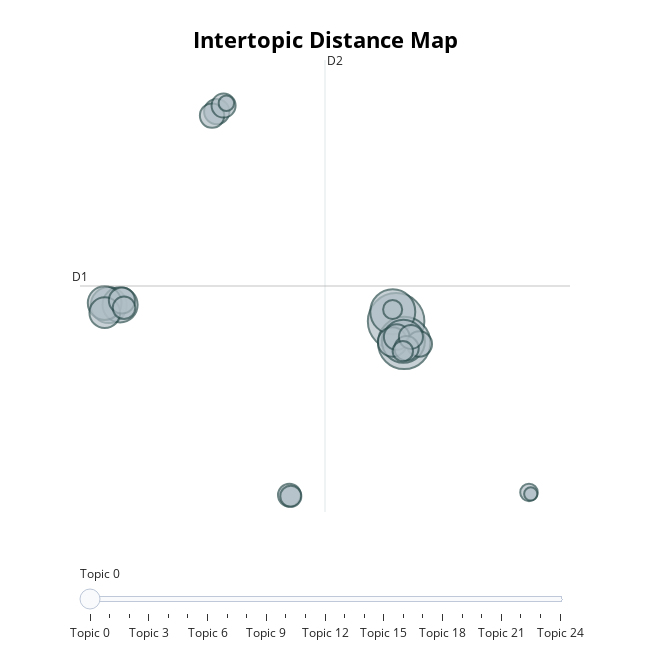

The code cell stored with this chart in its notebook:
### Code cell
topic_model.visualize_barchart()
topic_model.visualize_topics()

### Figure 1 — Plotly figure (JSON) as saved in the notebook; plotly's stock layout.template omitted (floating-point values rounded to 4 significant figures)
{"data": [{"customdata": [[0, "wirklich | ganz | debatte | einfach | glaube", 1575], [1, "entscheidung | sagen | gesetzentwurf | debatte | kollegen", 1345], [2, "tun | deshalb | gut | dafür | herren", 997], [3, "frauen | frau | frage | frauenrechte | fragen", 911], [4, "deutschland | bundesregierung | bundestag | deutschen | bundesverfassungsgericht", 638], [5, "fraktion | abgeordneten | drucksache | afd | 20", 608], [6, "politik | union | demokratie | spd | politische", 559], [7, "jahr | jahren | euro | millionen | prozent", 463], [8, "schwangerschaftsabbruch | schwangerschaftsabbrüche | schwangerschaft | schwangerschaftsabbrüchen | schwangere", 423], [9, "gesellschaft | gesellschaftlichen | gesellschaftliche | familien | menschen", 334], [10, "leben | ungeborenen | lebens | menschen | ungeborene", 324], [11, "20 | abgeordneten | weiterer | abgeordneter | dr", 317], [12, "dr | csu | cdu | spd | peter", 316], [13, "ärztinnen | ärzte | ärzten | ärztin | arzt", 292], [14, "vizepräsidentin | vizepräsident | kubicki | wolfgang | kollegin", 292], [15, "stgb | strafgesetzbuch | streichung | streichen | abschaffung", 285], [16, "präsidentin | präsident | herr | geehrte | frau", 285], [17, "informationen | information | informieren | frauen | ärzte", 257], [18, "20 | kinder | 02 | 22 | nr", 250], [19, "digitalisierung | internet | digitale | digitalen | deutschland", 218], [20, "beratung | beratungsstellen | beratungsstelle | beratungspflicht | arztpraxen", 204], [21, "kolleginnen | kollegen | liebe | verehrte | geschätzte", 179], [22, "reproduktive | selbstbestimmung | sexuelle | gesundheit | reproduktiven", 151], [23, "herren | damen | geehrte | geehrten | bildschirmen", 117], [24, "feministin | frauen | feminismus | feministischer | feministische", 86]], "hovertemplate": "<b>Topic %{customdata[0]}</b><br>%{customdata[1]}<br>Size: %{customdata[2]}", "legendgroup": "", "marker": {"color": "#B0BEC5", "line": {"color": "DarkSlateGrey", "width": 2}, "size": [1575, 1345, 997, 911, 638, 608, 559, 463, 423, 334, 324, 317, 316, 292, 292, 285, 285, 257, 250, 218, 204, 179, 151, 117, 86], "sizemode": "area", "sizeref": 0.9844, "symbol": "circle"}, "mode": "markers", "name": "", "orientation": "v", "showlegend": false, "type": "scatter", "x": [5.973, 6.352, 5.816, 6.315, -7.532, -7.003, -7.727, -7.721, 5.803, -6.918, 6.001, 7.066, -2.458, 6.463, -2.679, 6.668, -2.138, 0.9572, -6.817, 1.022, 6.288, 5.809, 12.22, -2.007, 12.3], "xaxis": "x", "y": [3.909, 2.703, 4.447, 2.795, 4.817, 4.832, 4.932, 4.395, 2.757, 5.074, 3.034, 2.648, 15.62, 2.406, 15.4, 3.042, 15.96, -5.79, 4.664, -5.856, 2.247, 4.573, -5.642, 16.09, -5.726], "yaxis": "y"}], "layout": {"annotations": [{"showarrow": false, "text": "D1", "x": -8.886, "y": 5.884, "yshift": 10}, {"showarrow": false, "text": "D2", "x": 2.63, "xshift": 10, "y": 18.5}], "height": 650, "hoverlabel": {"bgcolor": "white", "font": {"family": "Rockwell", "size": 16}}, "legend": {"itemsizing": "constant", "tracegroupgap": 0}, "margin": {"t": 60}, "shapes": [{"line": {"color": "#CFD8DC", "width": 2}, "type": "line", "x0": 2.63, "x1": 2.63, "y0": -6.734, "y1": 18.5}, {"line": {"color": "#9E9E9E", "width": 2}, "type": "line", "x0": -8.886, "x1": 14.15, "y0": 5.884, "y1": 5.884}], "sliders": [{"active": 0, "pad": {"t": 50}, "steps": [{"args": [{"marker.color": [["red", "#B0BEC5", "#B0BEC5", "#B0BEC5", "#B0BEC5", "#B0BEC5", "#B0BEC5", "#B0BEC5", "#B0BEC5", "#B0BEC5", "#B0BEC5", "#B0BEC5", "#B0BEC5", "#B0BEC5", "#B0BEC5", "#B0BEC5", "#B0BEC5", "#B0BEC5", "#B0BEC5", "#B0BEC5", "#B0BEC5", "#B0BEC5", "#B0BEC5", "#B0BEC5", "#B0BEC5"]]}], "label": "Topic 0", "method": "update"}, {"args": [{"marker.color": [["#B0BEC5", "red", "#B0BEC5", "#B0BEC5", "#B0BEC5", "#B0BEC5", "#B0BEC5", "#B0BEC5", "#B0BEC5", "#B0BEC5", "#B0BEC5", "#B0BEC5", "#B0BEC5", "#B0BEC5", "#B0BEC5", "#B0BEC5", "#B0BEC5", "#B0BEC5", "#B0BEC5", "#B0BEC5", "#B0BEC5", "#B0BEC5", "#B0BEC5", "#B0BEC5", "#B0BEC5"]]}], "label": "Topic 1", "method": "update"}, {"args": [{"marker.color": [["#B0BEC5", "#B0BEC5", "red", "#B0BEC5", "#B0BEC5", "#B0BEC5", "#B0BEC5", "#B0BEC5", "#B0BEC5", "#B0BEC5", "#B0BEC5", "#B0BEC5", "#B0BEC5", "#B0BEC5", "#B0BEC5", "#B0BEC5", "#B0BEC5", "#B0BEC5", "#B0BEC5", "#B0BEC5", "#B0BEC5", "#B0BEC5", "#B0BEC5", "#B0BEC5", "#B0BEC5"]]}], "label": "Topic 2", "method": "update"}, {"args": [{"marker.color": [["#B0BEC5", "#B0BEC5", "#B0BEC5", "red", "#B0BEC5", "#B0BEC5", "#B0BEC5", "#B0BEC5", "#B0BEC5", "#B0BEC5", "#B0BEC5", "#B0BEC5", "#B0BEC5", "#B0BEC5", "#B0BEC5", "#B0BEC5", "#B0BEC5", "#B0BEC5", "#B0BEC5", "#B0BEC5", "#B0BEC5", "#B0BEC5", "#B0BEC5", "#B0BEC5", "#B0BEC5"]]}], "label": "Topic 3", "method": "update"}, {"args": [{"marker.color": [["#B0BEC5", "#B0BEC5", "#B0BEC5", "#B0BEC5", "red", "#B0BEC5", "#B0BEC5", "#B0BEC5", "#B0BEC5", "#B0BEC5", "#B0BEC5", "#B0BEC5", "#B0BEC5", "#B0BEC5", "#B0BEC5", "#B0BEC5", "#B0BEC5", "#B0BEC5", "#B0BEC5", "#B0BEC5", "#B0BEC5", "#B0BEC5", "#B0BEC5", "#B0BEC5", "#B0BEC5"]]}], "label": "Topic 4", "method": "update"}, {"args": [{"marker.color": [["#B0BEC5", "#B0BEC5", "#B0BEC5", "#B0BEC5", "#B0BEC5", "red", "#B0BEC5", "#B0BEC5", "#B0BEC5", "#B0BEC5", "#B0BEC5", "#B0BEC5", "#B0BEC5", "#B0BEC5", "#B0BEC5", "#B0BEC5", "#B0BEC5", "#B0BEC5", "#B0BEC5", "#B0BEC5", "#B0BEC5", "#B0BEC5", "#B0BEC5", "#B0BEC5", "#B0BEC5"]]}], "label": "Topic 5", "method": "update"}, {"args": [{"marker.color": [["#B0BEC5", "#B0BEC5", "#B0BEC5", "#B0BEC5", "#B0BEC5", "#B0BEC5", "red", "#B0BEC5", "#B0BEC5", "#B0BEC5", "#B0BEC5", "#B0BEC5", "#B0BEC5", "#B0BEC5", "#B0BEC5", "#B0BEC5", "#B0BEC5", "#B0BEC5", "#B0BEC5", "#B0BEC5", "#B0BEC5", "#B0BEC5", "#B0BEC5", "#B0BEC5", "#B0BEC5"]]}], "label": "Topic 6", "method": "update"}, {"args": [{"marker.color": [["#B0BEC5", "#B0BEC5", "#B0BEC5", "#B0BEC5", "#B0BEC5", "#B0BEC5", "#B0BEC5", "red", "#B0BEC5", "#B0BEC5", "#B0BEC5", "#B0BEC5", "#B0BEC5", "#B0BEC5", "#B0BEC5", "#B0BEC5", "#B0BEC5", "#B0BEC5", "#B0BEC5", "#B0BEC5", "#B0BEC5", "#B0BEC5", "#B0BEC5", "#B0BEC5", "#B0BEC5"]]}], "label": "Topic 7", "method": "update"}, {"args": [{"marker.color": [["#B0BEC5", "#B0BEC5", "#B0BEC5", "#B0BEC5", "#B0BEC5", "#B0BEC5", "#B0BEC5", "#B0BEC5", "red", "#B0BEC5", "#B0BEC5", "#B0BEC5", "#B0BEC5", "#B0BEC5", "#B0BEC5", "#B0BEC5", "#B0BEC5", "#B0BEC5", "#B0BEC5", "#B0BEC5", "#B0BEC5", "#B0BEC5", "#B0BEC5", "#B0BEC5", "#B0BEC5"]]}], "label": "Topic 8", "method": "update"}, {"args": [{"marker.color": [["#B0BEC5", "#B0BEC5", "#B0BEC5", "#B0BEC5", "#B0BEC5", "#B0BEC5", "#B0BEC5", "#B0BEC5", "#B0BEC5", "red", "#B0BEC5", "#B0BEC5", "#B0BEC5", "#B0BEC5", "#B0BEC5", "#B0BEC5", "#B0BEC5", "#B0BEC5", "#B0BEC5", "#B0BEC5", "#B0BEC5", "#B0BEC5", "#B0BEC5", "#B0BEC5", "#B0BEC5"]]}], "label": "Topic 9", "method": "update"}, {"args": [{"marker.color": [["#B0BEC5", "#B0BEC5", "#B0BEC5", "#B0BEC5", "#B0BEC5", "#B0BEC5", "#B0BEC5", "#B0BEC5", "#B0BEC5", "#B0BEC5", "red", "#B0BEC5", "#B0BEC5", "#B0BEC5", "#B0BEC5", "#B0BEC5", "#B0BEC5", "#B0BEC5", "#B0BEC5", "#B0BEC5", "#B0BEC5", "#B0BEC5", "#B0BEC5", "#B0BEC5", "#B0BEC5"]]}], "label": "Topic 10", "method": "update"}, {"args": [{"marker.color": [["#B0BEC5", "#B0BEC5", "#B0BEC5", "#B0BEC5", "#B0BEC5", "#B0BEC5", "#B0BEC5", "#B0BEC5", "#B0BEC5", "#B0BEC5", "#B0BEC5", "red", "#B0BEC5", "#B0BEC5", "#B0BEC5", "#B0BEC5", "#B0BEC5", "#B0BEC5", "#B0BEC5", "#B0BEC5", "#B0BEC5", "#B0BEC5", "#B0BEC5", "#B0BEC5", "#B0BEC5"]]}], "label": "Topic 11", "method": "update"}, {"args": [{"marker.color": [["#B0BEC5", "#B0BEC5", "#B0BEC5", "#B0BEC5", "#B0BEC5", "#B0BEC5", "#B0BEC5", "#B0BEC5", "#B0BEC5", "#B0BEC5", "#B0BEC5", "#B0BEC5", "red", "#B0BEC5", "#B0BEC5", "#B0BEC5", "#B0BEC5", "#B0BEC5", "#B0BEC5", "#B0BEC5", "#B0BEC5", "#B0BEC5", "#B0BEC5", "#B0BEC5", "#B0BEC5"]]}], "label": "Topic 12", "method": "update"}, {"args": [{"marker.color": [["#B0BEC5", "#B0BEC5", "#B0BEC5", "#B0BEC5", "#B0BEC5", "#B0BEC5", "#B0BEC5", "#B0BEC5", "#B0BEC5", "#B0BEC5", "#B0BEC5", "#B0BEC5", "#B0BEC5", "red", "#B0BEC5", "#B0BEC5", "#B0BEC5", "#B0BEC5", "#B0BEC5", "#B0BEC5", "#B0BEC5", "#B0BEC5", "#B0BEC5", "#B0BEC5", "#B0BEC5"]]}], "label": "Topic 13", "method": "update"}, {"args": [{"marker.color": [["#B0BEC5", "#B0BEC5", "#B0BEC5", "#B0BEC5", "#B0BEC5", "#B0BEC5", "#B0BEC5", "#B0BEC5", "#B0BEC5", "#B0BEC5", "#B0BEC5", "#B0BEC5", "#B0BEC5", "#B0BEC5", "red", "#B0BEC5", "#B0BEC5", "#B0BEC5", "#B0BEC5", "#B0BEC5", "#B0BEC5", "#B0BEC5", "#B0BEC5", "#B0BEC5", "#B0BEC5"]]}], "label": "Topic 14", "method": "update"}, {"args": [{"marker.color": [["#B0BEC5", "#B0BEC5", "#B0BEC5", "#B0BEC5", "#B0BEC5", "#B0BEC5", "#B0BEC5", "#B0BEC5", "#B0BEC5", "#B0BEC5", "#B0BEC5", "#B0BEC5", "#B0BEC5", "#B0BEC5", "#B0BEC5", "red", "#B0BEC5", "#B0BEC5", "#B0BEC5", "#B0BEC5", "#B0BEC5", "#B0BEC5", "#B0BEC5", "#B0BEC5", "#B0BEC5"]]}], "label": "Topic 15", "method": "update"}, {"args": [{"marker.color": [["#B0BEC5", "#B0BEC5", "#B0BEC5", "#B0BEC5", "#B0BEC5", "#B0BEC5", "#B0BEC5", "#B0BEC5", "#B0BEC5", "#B0BEC5", "#B0BEC5", "#B0BEC5", "#B0BEC5", "#B0BEC5", "#B0BEC5", "#B0BEC5", "red", "#B0BEC5", "#B0BEC5", "#B0BEC5", "#B0BEC5", "#B0BEC5", "#B0BEC5", "#B0BEC5", "#B0BEC5"]]}], "label": "Topic 16", "method": "update"}, {"args": [{"marker.color": [["#B0BEC5", "#B0BEC5", "#B0BEC5", "#B0BEC5", "#B0BEC5", "#B0BEC5", "#B0BEC5", "#B0BEC5", "#B0BEC5", "#B0BEC5", "#B0BEC5", "#B0BEC5", "#B0BEC5", "#B0BEC5", "#B0BEC5", "#B0BEC5", "#B0BEC5", "red", "#B0BEC5", "#B0BEC5", "#B0BEC5", "#B0BEC5", "#B0BEC5", "#B0BEC5", "#B0BEC5"]]}], "label": "Topic 17", "method": "update"}, {"args": [{"marker.color": [["#B0BEC5", "#B0BEC5", "#B0BEC5", "#B0BEC5", "#B0BEC5", "#B0BEC5", "#B0BEC5", "#B0BEC5", "#B0BEC5", "#B0BEC5", "#B0BEC5", "#B0BEC5", "#B0BEC5", "#B0BEC5", "#B0BEC5", "#B0BEC5", "#B0BEC5", "#B0BEC5", "red", "#B0BEC5", "#B0BEC5", "#B0BEC5", "#B0BEC5", "#B0BEC5", "#B0BEC5"]]}], "label": "Topic 18", "method": "update"}, {"args": [{"marker.color": [["#B0BEC5", "#B0BEC5", "#B0BEC5", "#B0BEC5", "#B0BEC5", "#B0BEC5", "#B0BEC5", "#B0BEC5", "#B0BEC5", "#B0BEC5", "#B0BEC5", "#B0BEC5", "#B0BEC5", "#B0BEC5", "#B0BEC5", "#B0BEC5", "#B0BEC5", "#B0BEC5", "#B0BEC5", "red", "#B0BEC5", "#B0BEC5", "#B0BEC5", "#B0BEC5", "#B0BEC5"]]}], "label": "Topic 19", "method": "update"}, {"args": [{"marker.color": [["#B0BEC5", "#B0BEC5", "#B0BEC5", "#B0BEC5", "#B0BEC5", "#B0BEC5", "#B0BEC5", "#B0BEC5", "#B0BEC5", "#B0BEC5", "#B0BEC5", "#B0BEC5", "#B0BEC5", "#B0BEC5", "#B0BEC5", "#B0BEC5", "#B0BEC5", "#B0BEC5", "#B0BEC5", "#B0BEC5", "red", "#B0BEC5", "#B0BEC5", "#B0BEC5", "#B0BEC5"]]}], "label": "Topic 20", "method": "update"}, {"args": [{"marker.color": [["#B0BEC5", "#B0BEC5", "#B0BEC5", "#B0BEC5", "#B0BEC5", "#B0BEC5", "#B0BEC5", "#B0BEC5", "#B0BEC5", "#B0BEC5", "#B0BEC5", "#B0BEC5", "#B0BEC5", "#B0BEC5", "#B0BEC5", "#B0BEC5", "#B0BEC5", "#B0BEC5", "#B0BEC5", "#B0BEC5", "#B0BEC5", "red", "#B0BEC5", "#B0BEC5", "#B0BEC5"]]}], "label": "Topic 21", "method": "update"}, {"args": [{"marker.color": [["#B0BEC5", "#B0BEC5", "#B0BEC5", "#B0BEC5", "#B0BEC5", "#B0BEC5", "#B0BEC5", "#B0BEC5", "#B0BEC5", "#B0BEC5", "#B0BEC5", "#B0BEC5", "#B0BEC5", "#B0BEC5", "#B0BEC5", "#B0BEC5", "#B0BEC5", "#B0BEC5", "#B0BEC5", "#B0BEC5", "#B0BEC5", "#B0BEC5", "red", "#B0BEC5", "#B0BEC5"]]}], "label": "Topic 22", "method": "update"}, {"args": [{"marker.color": [["#B0BEC5", "#B0BEC5", "#B0BEC5", "#B0BEC5", "#B0BEC5", "#B0BEC5", "#B0BEC5", "#B0BEC5", "#B0BEC5", "#B0BEC5", "#B0BEC5", "#B0BEC5", "#B0BEC5", "#B0BEC5", "#B0BEC5", "#B0BEC5", "#B0BEC5", "#B0BEC5", "#B0BEC5", "#B0BEC5", "#B0BEC5", "#B0BEC5", "#B0BEC5", "red", "#B0BEC5"]]}], "label": "Topic 23", "method": "update"}, {"args": [{"marker.color": [["#B0BEC5", "#B0BEC5", "#B0BEC5", "#B0BEC5", "#B0BEC5", "#B0BEC5", "#B0BEC5", "#B0BEC5", "#B0BEC5", "#B0BEC5", "#B0BEC5", "#B0BEC5", "#B0BEC5", "#B0BEC5", "#B0BEC5", "#B0BEC5", "#B0BEC5", "#B0BEC5", "#B0BEC5", "#B0BEC5", "#B0BEC5", "#B0BEC5", "#B0BEC5", "#B0BEC5", "red"]]}], "label": "Topic 24", "method": "update"}]}], "title": {"font": {"color": "Black", "size": 22}, "text": "<b>Intertopic Distance Map</b>", "x": 0.5, "xanchor": "center", "y": 0.95, "yanchor": "top"}, "width": 650, "xaxis": {"anchor": "y", "domain": [0, 1], "range": [-8.886, 14.15], "title": {"text": ""}, "visible": false}, "yaxis": {"anchor": "x", "domain": [0, 1], "range": [-6.734, 18.5], "title": {"text": ""}, "visible": false}}}
